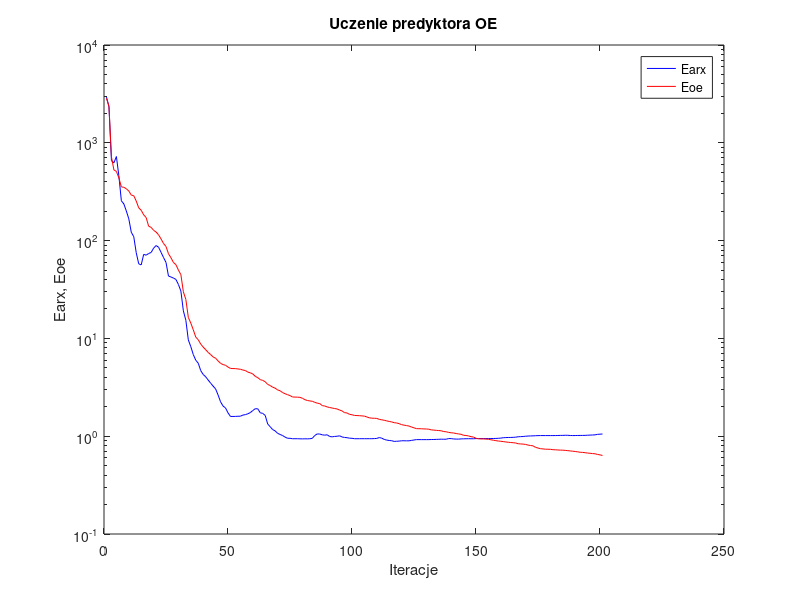
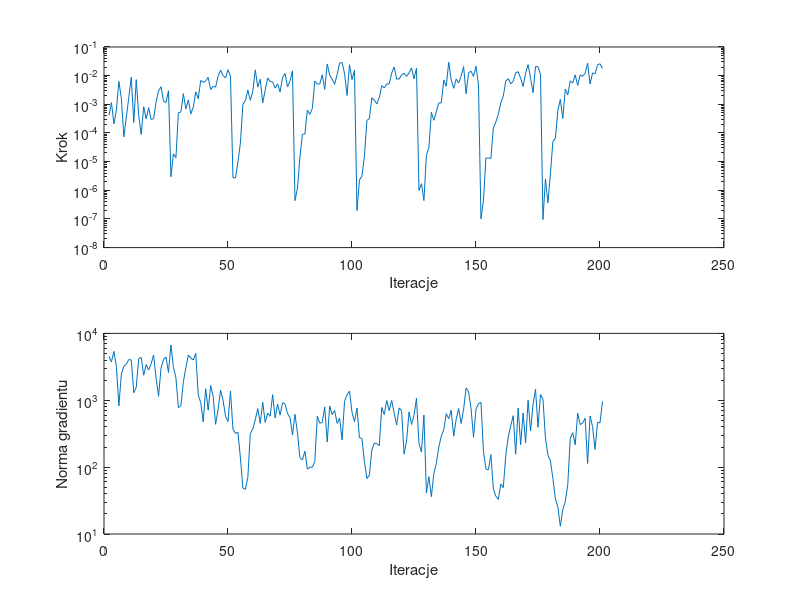

Here is the MATLAB script that generated these plots, in order:
%uczenie predyktora oe
clear all;
n=0; farx(n+1)=2.935894e+003; foe(n+1)=2.848410e+003; wspucz(n+1)=0.000000e+000; ng(n+1)=0.000000e+000;
%odnowa zmiennej metryki
n=1; farx(n+1)=2.331292e+003; foe(n+1)=2.371196e+003; krok(n+1)=4.129769e-004; ng(n+1)=4.522259e+003;
n=2; farx(n+1)=6.573383e+002; foe(n+1)=7.166913e+002; krok(n+1)=1.141051e-003; ng(n+1)=3.759823e+003;
n=3; farx(n+1)=6.251778e+002; foe(n+1)=5.272660e+002; krok(n+1)=2.093774e-004; ng(n+1)=5.382559e+003;
n=4; farx(n+1)=7.238072e+002; foe(n+1)=5.102339e+002; krok(n+1)=6.250570e-004; ng(n+1)=3.198368e+003;
n=5; farx(n+1)=4.580637e+002; foe(n+1)=4.370376e+002; krok(n+1)=6.288803e-003; ng(n+1)=8.252231e+002;
n=6; farx(n+1)=2.551436e+002; foe(n+1)=3.543352e+002; krok(n+1)=1.613862e-003; ng(n+1)=2.474411e+003;
n=7; farx(n+1)=2.372941e+002; foe(n+1)=3.509070e+002; krok(n+1)=7.271253e-005; ng(n+1)=3.213653e+003;
n=8; farx(n+1)=2.009756e+002; foe(n+1)=3.389896e+002; krok(n+1)=3.551278e-004; ng(n+1)=3.486593e+003;
n=9; farx(n+1)=1.669494e+002; foe(n+1)=3.213124e+002; krok(n+1)=1.742666e-003; ng(n+1)=4.068511e+003;
n=10; farx(n+1)=1.218605e+002; foe(n+1)=2.919361e+002; krok(n+1)=8.806488e-003; ng(n+1)=4.007120e+003;
n=11; farx(n+1)=1.095464e+002; foe(n+1)=2.878109e+002; krok(n+1)=2.338071e-004; ng(n+1)=1.296829e+003;
n=12; farx(n+1)=7.513310e+001; foe(n+1)=2.536647e+002; krok(n+1)=7.251821e-003; ng(n+1)=1.561700e+003;
n=13; farx(n+1)=5.789426e+001; foe(n+1)=2.162285e+002; krok(n+1)=3.933588e-004; ng(n+1)=4.204383e+003;
n=14; farx(n+1)=5.641527e+001; foe(n+1)=2.042065e+002; krok(n+1)=8.835935e-005; ng(n+1)=4.381161e+003;
n=15; farx(n+1)=7.236673e+001; foe(n+1)=1.833910e+002; krok(n+1)=8.229017e-004; ng(n+1)=2.364745e+003;
n=16; farx(n+1)=7.094718e+001; foe(n+1)=1.720303e+002; krok(n+1)=3.087231e-004; ng(n+1)=3.411827e+003;
n=17; farx(n+1)=7.381569e+001; foe(n+1)=1.403254e+002; krok(n+1)=7.648498e-004; ng(n+1)=2.835076e+003;
n=18; farx(n+1)=7.561398e+001; foe(n+1)=1.366820e+002; krok(n+1)=2.952315e-004; ng(n+1)=3.506357e+003;
n=19; farx(n+1)=8.367215e+001; foe(n+1)=1.273928e+002; krok(n+1)=3.147597e-004; ng(n+1)=4.769893e+003;
n=20; farx(n+1)=8.902980e+001; foe(n+1)=1.223769e+002; krok(n+1)=1.194415e-003; ng(n+1)=2.135644e+003;
n=21; farx(n+1)=8.562252e+001; foe(n+1)=1.145950e+002; krok(n+1)=2.957629e-003; ng(n+1)=1.147025e+003;
n=22; farx(n+1)=7.586220e+001; foe(n+1)=1.040154e+002; krok(n+1)=4.090464e-003; ng(n+1)=3.032079e+003;
n=23; farx(n+1)=6.717074e+001; foe(n+1)=9.347151e+001; krok(n+1)=1.291963e-003; ng(n+1)=4.079518e+003;
n=24; farx(n+1)=5.979843e+001; foe(n+1)=8.707583e+001; krok(n+1)=1.158294e-003; ng(n+1)=4.418624e+003;
n=25; farx(n+1)=4.338951e+001; foe(n+1)=7.333534e+001; krok(n+1)=2.972972e-003; ng(n+1)=2.605300e+003;
%odnowa zmiennej metryki
n=26; farx(n+1)=4.246062e+001; foe(n+1)=6.681611e+001; krok(n+1)=2.972982e-006; ng(n+1)=6.717976e+003;
n=27; farx(n+1)=4.140688e+001; foe(n+1)=5.977917e+001; krok(n+1)=1.873112e-005; ng(n+1)=3.104021e+003;
n=28; farx(n+1)=4.008286e+001; foe(n+1)=5.675371e+001; krok(n+1)=1.366869e-005; ng(n+1)=2.163119e+003;
n=29; farx(n+1)=3.563031e+001; foe(n+1)=4.995744e+001; krok(n+1)=5.120833e-004; ng(n+1)=7.751355e+002;
n=30; farx(n+1)=3.046311e+001; foe(n+1)=4.486217e+001; krok(n+1)=5.348854e-004; ng(n+1)=8.301122e+002;
n=31; farx(n+1)=1.912987e+001; foe(n+1)=2.991782e+001; krok(n+1)=2.351298e-003; ng(n+1)=1.891610e+003;
n=32; farx(n+1)=1.534182e+001; foe(n+1)=2.507163e+001; krok(n+1)=6.935224e-004; ng(n+1)=3.048092e+003;
n=33; farx(n+1)=9.657806e+000; foe(n+1)=1.640449e+001; krok(n+1)=1.427772e-003; ng(n+1)=4.733739e+003;
n=34; farx(n+1)=8.237548e+000; foe(n+1)=1.434832e+001; krok(n+1)=4.616173e-004; ng(n+1)=4.265820e+003;
n=35; farx(n+1)=6.838637e+000; foe(n+1)=1.224856e+001; krok(n+1)=7.893559e-004; ng(n+1)=4.007041e+003;
n=36; farx(n+1)=5.981907e+000; foe(n+1)=1.031462e+001; krok(n+1)=2.716773e-003; ng(n+1)=5.049446e+003;
n=37; farx(n+1)=5.579347e+000; foe(n+1)=9.691147e+000; krok(n+1)=1.570905e-003; ng(n+1)=1.196955e+003;
n=38; farx(n+1)=4.686801e+000; foe(n+1)=8.748078e+000; krok(n+1)=6.773640e-003; ng(n+1)=9.244691e+002;
n=39; farx(n+1)=4.276436e+000; foe(n+1)=8.151782e+000; krok(n+1)=5.829338e-003; ng(n+1)=4.764853e+002;
n=40; farx(n+1)=4.051424e+000; foe(n+1)=7.662811e+000; krok(n+1)=6.475792e-003; ng(n+1)=1.491468e+003;
n=41; farx(n+1)=3.753634e+000; foe(n+1)=7.188178e+000; krok(n+1)=8.751130e-003; ng(n+1)=7.114228e+002;
n=42; farx(n+1)=3.486086e+000; foe(n+1)=6.833274e+000; krok(n+1)=3.303309e-003; ng(n+1)=1.665914e+003;
n=43; farx(n+1)=3.252183e+000; foe(n+1)=6.468465e+000; krok(n+1)=4.201093e-003; ng(n+1)=1.151556e+003;
n=44; farx(n+1)=3.044140e+000; foe(n+1)=6.270078e+000; krok(n+1)=3.966104e-003; ng(n+1)=4.363288e+002;
n=45; farx(n+1)=2.638823e+000; foe(n+1)=5.886262e+000; krok(n+1)=9.630946e-003; ng(n+1)=7.243361e+002;
n=46; farx(n+1)=2.248149e+000; foe(n+1)=5.559539e+000; krok(n+1)=1.571994e-002; ng(n+1)=1.413627e+003;
n=47; farx(n+1)=2.035027e+000; foe(n+1)=5.398388e+000; krok(n+1)=1.007731e-002; ng(n+1)=1.001058e+003;
n=48; farx(n+1)=1.944996e+000; foe(n+1)=5.313783e+000; krok(n+1)=8.378898e-003; ng(n+1)=5.745360e+002;
n=49; farx(n+1)=1.733611e+000; foe(n+1)=5.091226e+000; krok(n+1)=1.611092e-002; ng(n+1)=4.833679e+002;
n=50; farx(n+1)=1.591589e+000; foe(n+1)=4.931419e+000; krok(n+1)=9.458902e-003; ng(n+1)=1.375704e+003;
%odnowa zmiennej metryki
n=51; farx(n+1)=1.592353e+000; foe(n+1)=4.917306e+000; krok(n+1)=2.759993e-006; ng(n+1)=3.689911e+002;
n=52; farx(n+1)=1.593858e+000; foe(n+1)=4.907423e+000; krok(n+1)=2.706602e-006; ng(n+1)=3.199219e+002;
n=53; farx(n+1)=1.600005e+000; foe(n+1)=4.871221e+000; krok(n+1)=9.671965e-006; ng(n+1)=3.318525e+002;
n=54; farx(n+1)=1.600978e+000; foe(n+1)=4.834896e+000; krok(n+1)=4.438276e-005; ng(n+1)=1.377197e+002;
n=55; farx(n+1)=1.644927e+000; foe(n+1)=4.747048e+000; krok(n+1)=9.915259e-004; ng(n+1)=4.871586e+001;
n=56; farx(n+1)=1.661775e+000; foe(n+1)=4.693426e+000; krok(n+1)=1.346381e-003; ng(n+1)=4.645666e+001;
n=57; farx(n+1)=1.696065e+000; foe(n+1)=4.521802e+000; krok(n+1)=3.141811e-003; ng(n+1)=7.041130e+001;
n=58; farx(n+1)=1.743029e+000; foe(n+1)=4.448052e+000; krok(n+1)=1.369522e-003; ng(n+1)=3.184884e+002;
n=59; farx(n+1)=1.830041e+000; foe(n+1)=4.330230e+000; krok(n+1)=2.818159e-003; ng(n+1)=3.718852e+002;
n=60; farx(n+1)=1.909733e+000; foe(n+1)=4.092552e+000; krok(n+1)=1.586441e-002; ng(n+1)=5.106316e+002;
n=61; farx(n+1)=1.907195e+000; foe(n+1)=3.968823e+000; krok(n+1)=3.966104e-003; ng(n+1)=7.509512e+002;
n=62; farx(n+1)=1.736582e+000; foe(n+1)=3.788024e+000; krok(n+1)=7.481826e-003; ng(n+1)=4.516266e+002;
n=63; farx(n+1)=1.710701e+000; foe(n+1)=3.722748e+000; krok(n+1)=1.127391e-003; ng(n+1)=9.367179e+002;
n=64; farx(n+1)=1.632822e+000; foe(n+1)=3.602275e+000; krok(n+1)=3.108393e-003; ng(n+1)=4.653688e+002;
n=65; farx(n+1)=1.334035e+000; foe(n+1)=3.387131e+000; krok(n+1)=8.350786e-003; ng(n+1)=6.433587e+002;
n=66; farx(n+1)=1.251018e+000; foe(n+1)=3.299122e+000; krok(n+1)=6.193383e-003; ng(n+1)=5.782476e+002;
n=67; farx(n+1)=1.169171e+000; foe(n+1)=3.171040e+000; krok(n+1)=6.065270e-003; ng(n+1)=1.212716e+003;
n=68; farx(n+1)=1.133403e+000; foe(n+1)=3.102357e+000; krok(n+1)=3.660956e-003; ng(n+1)=5.447317e+002;
n=69; farx(n+1)=1.070715e+000; foe(n+1)=2.973198e+000; krok(n+1)=5.167850e-003; ng(n+1)=8.785026e+002;
n=70; farx(n+1)=1.042211e+000; foe(n+1)=2.914143e+000; krok(n+1)=2.700359e-003; ng(n+1)=5.989230e+002;
n=71; farx(n+1)=1.016001e+000; foe(n+1)=2.795983e+000; krok(n+1)=8.580693e-003; ng(n+1)=9.207057e+002;
n=72; farx(n+1)=9.794785e-001; foe(n+1)=2.719691e+000; krok(n+1)=1.189399e-002; ng(n+1)=8.783031e+002;
n=73; farx(n+1)=9.527981e-001; foe(n+1)=2.658224e+000; krok(n+1)=4.096666e-003; ng(n+1)=6.346021e+002;
n=74; farx(n+1)=9.522153e-001; foe(n+1)=2.602976e+000; krok(n+1)=6.525058e-003; ng(n+1)=5.516618e+002;
n=75; farx(n+1)=9.422212e-001; foe(n+1)=2.518989e+000; krok(n+1)=1.479856e-002; ng(n+1)=3.011679e+002;
%odnowa zmiennej metryki
n=76; farx(n+1)=9.424050e-001; foe(n+1)=2.512088e+000; krok(n+1)=4.366521e-007; ng(n+1)=6.176625e+002;
n=77; farx(n+1)=9.426813e-001; foe(n+1)=2.507280e+000; krok(n+1)=1.169948e-006; ng(n+1)=3.277559e+002;
n=78; farx(n+1)=9.402831e-001; foe(n+1)=2.496607e+000; krok(n+1)=1.416371e-005; ng(n+1)=1.386069e+002;
n=79; farx(n+1)=9.388598e-001; foe(n+1)=2.442132e+000; krok(n+1)=9.012338e-005; ng(n+1)=1.278849e+002;
n=80; farx(n+1)=9.409245e-001; foe(n+1)=2.363855e+000; krok(n+1)=9.107492e-005; ng(n+1)=1.731259e+002;
n=81; farx(n+1)=9.391736e-001; foe(n+1)=2.318259e+000; krok(n+1)=6.328553e-004; ng(n+1)=9.317417e+001;
n=82; farx(n+1)=9.420445e-001; foe(n+1)=2.293873e+000; krok(n+1)=4.449379e-004; ng(n+1)=9.981039e+001;
n=83; farx(n+1)=9.513455e-001; foe(n+1)=2.275638e+000; krok(n+1)=7.138862e-004; ng(n+1)=9.953579e+001;
n=84; farx(n+1)=1.017852e+000; foe(n+1)=2.218179e+000; krok(n+1)=6.544675e-003; ng(n+1)=1.213229e+002;
n=85; farx(n+1)=1.055259e+000; foe(n+1)=2.177348e+000; krok(n+1)=5.060913e-003; ng(n+1)=5.781285e+002;
n=86; farx(n+1)=1.052433e+000; foe(n+1)=2.154680e+000; krok(n+1)=5.119766e-003; ng(n+1)=4.538931e+002;
n=87; farx(n+1)=1.033333e+000; foe(n+1)=2.054063e+000; krok(n+1)=1.078150e-002; ng(n+1)=4.668227e+002;
n=88; farx(n+1)=1.024684e+000; foe(n+1)=2.036728e+000; krok(n+1)=3.334617e-003; ng(n+1)=7.940637e+002;
n=89; farx(n+1)=1.034051e+000; foe(n+1)=1.991971e+000; krok(n+1)=2.560682e-002; ng(n+1)=2.374220e+002;
n=90; farx(n+1)=9.930356e-001; foe(n+1)=1.963818e+000; krok(n+1)=1.041670e-002; ng(n+1)=8.226809e+002;
n=91; farx(n+1)=9.852656e-001; foe(n+1)=1.941864e+000; krok(n+1)=7.530795e-003; ng(n+1)=6.101811e+002;
n=92; farx(n+1)=9.945948e-001; foe(n+1)=1.917532e+000; krok(n+1)=5.000456e-003; ng(n+1)=7.036475e+002;
n=93; farx(n+1)=9.989520e-001; foe(n+1)=1.899447e+000; krok(n+1)=1.097075e-002; ng(n+1)=4.506851e+002;
n=94; farx(n+1)=1.009479e+000; foe(n+1)=1.850252e+000; krok(n+1)=2.741623e-002; ng(n+1)=5.403441e+002;
n=95; farx(n+1)=9.821682e-001; foe(n+1)=1.813150e+000; krok(n+1)=2.876644e-002; ng(n+1)=2.555382e+002;
n=96; farx(n+1)=9.711646e-001; foe(n+1)=1.740030e+000; krok(n+1)=1.181377e-002; ng(n+1)=9.602038e+002;
n=97; farx(n+1)=9.654876e-001; foe(n+1)=1.729416e+000; krok(n+1)=2.041615e-003; ng(n+1)=1.210242e+003;
n=98; farx(n+1)=9.543678e-001; foe(n+1)=1.672920e+000; krok(n+1)=2.392681e-002; ng(n+1)=1.368112e+003;
n=99; farx(n+1)=9.520081e-001; foe(n+1)=1.656475e+000; krok(n+1)=7.251821e-003; ng(n+1)=6.575348e+002;
n=100; farx(n+1)=9.425599e-001; foe(n+1)=1.630375e+000; krok(n+1)=1.571994e-002; ng(n+1)=4.780693e+002;
%odnowa zmiennej metryki
n=101; farx(n+1)=9.425016e-001; foe(n+1)=1.625724e+000; krok(n+1)=1.952045e-007; ng(n+1)=7.653582e+002;
n=102; farx(n+1)=9.425659e-001; foe(n+1)=1.621044e+000; krok(n+1)=2.279840e-006; ng(n+1)=2.743179e+002;
n=103; farx(n+1)=9.430564e-001; foe(n+1)=1.612978e+000; krok(n+1)=3.113275e-006; ng(n+1)=2.684822e+002;
n=104; farx(n+1)=9.428723e-001; foe(n+1)=1.604550e+000; krok(n+1)=1.523649e-005; ng(n+1)=1.213534e+002;
n=105; farx(n+1)=9.427231e-001; foe(n+1)=1.571992e+000; krok(n+1)=2.734728e-004; ng(n+1)=6.761626e+001;
n=106; farx(n+1)=9.431377e-001; foe(n+1)=1.541448e+000; krok(n+1)=3.164277e-004; ng(n+1)=7.573468e+001;
n=107; farx(n+1)=9.431377e-001; foe(n+1)=1.528347e+000; krok(n+1)=1.686590e-003; ng(n+1)=1.799002e+002;
n=108; farx(n+1)=9.451725e-001; foe(n+1)=1.525844e+000; krok(n+1)=1.387045e-003; ng(n+1)=2.291936e+002;
n=109; farx(n+1)=9.494230e-001; foe(n+1)=1.520720e+000; krok(n+1)=1.037511e-003; ng(n+1)=2.245995e+002;
n=110; farx(n+1)=9.687069e-001; foe(n+1)=1.486549e+000; krok(n+1)=1.704574e-003; ng(n+1)=2.094450e+002;
n=111; farx(n+1)=9.547571e-001; foe(n+1)=1.470481e+000; krok(n+1)=4.478448e-003; ng(n+1)=7.795511e+002;
n=112; farx(n+1)=9.273725e-001; foe(n+1)=1.455112e+000; krok(n+1)=3.709130e-003; ng(n+1)=6.113325e+002;
n=113; farx(n+1)=9.123657e-001; foe(n+1)=1.434107e+000; krok(n+1)=5.172508e-003; ng(n+1)=9.908281e+002;
n=114; farx(n+1)=9.042989e-001; foe(n+1)=1.415090e+000; krok(n+1)=5.095665e-003; ng(n+1)=6.997422e+002;
n=115; farx(n+1)=8.992779e-001; foe(n+1)=1.399375e+000; krok(n+1)=1.226153e-002; ng(n+1)=9.957592e+002;
n=116; farx(n+1)=8.847312e-001; foe(n+1)=1.374804e+000; krok(n+1)=2.000182e-002; ng(n+1)=6.433209e+002;
n=117; farx(n+1)=8.881741e-001; foe(n+1)=1.365795e+000; krok(n+1)=7.585473e-003; ng(n+1)=4.270764e+002;
n=118; farx(n+1)=8.907832e-001; foe(n+1)=1.344034e+000; krok(n+1)=7.602094e-003; ng(n+1)=7.676772e+002;
n=119; farx(n+1)=8.981610e-001; foe(n+1)=1.312907e+000; krok(n+1)=1.073668e-002; ng(n+1)=6.969350e+002;
n=120; farx(n+1)=8.983444e-001; foe(n+1)=1.297309e+000; krok(n+1)=1.216238e-002; ng(n+1)=1.565687e+002;
n=121; farx(n+1)=8.967401e-001; foe(n+1)=1.283665e+000; krok(n+1)=9.416683e-003; ng(n+1)=2.450089e+002;
n=122; farx(n+1)=8.969413e-001; foe(n+1)=1.270458e+000; krok(n+1)=1.251065e-002; ng(n+1)=6.694548e+002;
n=123; farx(n+1)=9.059994e-001; foe(n+1)=1.241073e+000; krok(n+1)=1.865271e-002; ng(n+1)=4.342767e+002;
n=124; farx(n+1)=9.151233e-001; foe(n+1)=1.218105e+000; krok(n+1)=7.761346e-003; ng(n+1)=5.925493e+002;
n=125; farx(n+1)=9.228587e-001; foe(n+1)=1.194843e+000; krok(n+1)=1.806042e-002; ng(n+1)=1.073273e+003;
%odnowa zmiennej metryki
n=126; farx(n+1)=9.227679e-001; foe(n+1)=1.193487e+000; krok(n+1)=9.922927e-007; ng(n+1)=2.257997e+002;
n=127; farx(n+1)=9.226831e-001; foe(n+1)=1.191576e+000; krok(n+1)=1.695170e-006; ng(n+1)=1.681738e+002;
n=128; farx(n+1)=9.224992e-001; foe(n+1)=1.186370e+000; krok(n+1)=4.373285e-007; ng(n+1)=6.009235e+002;
n=129; farx(n+1)=9.226101e-001; foe(n+1)=1.185486e+000; krok(n+1)=1.645830e-005; ng(n+1)=4.096088e+001;
n=130; farx(n+1)=9.228716e-001; foe(n+1)=1.179114e+000; krok(n+1)=3.176034e-005; ng(n+1)=7.223709e+001;
n=131; farx(n+1)=9.250824e-001; foe(n+1)=1.159944e+000; krok(n+1)=5.252174e-004; ng(n+1)=3.627661e+001;
n=132; farx(n+1)=9.258629e-001; foe(n+1)=1.154861e+000; krok(n+1)=2.773554e-004; ng(n+1)=8.008966e+001;
n=133; farx(n+1)=9.278225e-001; foe(n+1)=1.146984e+000; krok(n+1)=5.510555e-004; ng(n+1)=1.138319e+002;
n=134; farx(n+1)=9.299312e-001; foe(n+1)=1.142494e+000; krok(n+1)=1.120856e-003; ng(n+1)=1.996055e+002;
n=135; farx(n+1)=9.323543e-001; foe(n+1)=1.135048e+000; krok(n+1)=1.116161e-003; ng(n+1)=2.907134e+002;
n=136; farx(n+1)=9.308540e-001; foe(n+1)=1.116023e+000; krok(n+1)=6.970444e-003; ng(n+1)=3.611839e+002;
n=137; farx(n+1)=9.318034e-001; foe(n+1)=1.109591e+000; krok(n+1)=4.267031e-003; ng(n+1)=6.309157e+002;
n=138; farx(n+1)=9.464900e-001; foe(n+1)=1.093594e+000; krok(n+1)=2.936823e-002; ng(n+1)=5.309029e+002;
n=139; farx(n+1)=9.447054e-001; foe(n+1)=1.084007e+000; krok(n+1)=7.242402e-003; ng(n+1)=7.077607e+002;
n=140; farx(n+1)=9.372427e-001; foe(n+1)=1.078295e+000; krok(n+1)=3.625910e-003; ng(n+1)=2.900225e+002;
n=141; farx(n+1)=9.343842e-001; foe(n+1)=1.064546e+000; krok(n+1)=7.585473e-003; ng(n+1)=5.184079e+002;
n=142; farx(n+1)=9.336830e-001; foe(n+1)=1.055067e+000; krok(n+1)=5.548179e-003; ng(n+1)=7.511054e+002;
n=143; farx(n+1)=9.383036e-001; foe(n+1)=1.045858e+000; krok(n+1)=9.602589e-003; ng(n+1)=4.490646e+002;
n=144; farx(n+1)=9.406294e-001; foe(n+1)=1.021017e+000; krok(n+1)=2.079162e-002; ng(n+1)=7.335959e+002;
n=145; farx(n+1)=9.418734e-001; foe(n+1)=1.017553e+000; krok(n+1)=2.324948e-003; ng(n+1)=1.529898e+003;
n=146; farx(n+1)=9.426230e-001; foe(n+1)=1.006202e+000; krok(n+1)=1.263902e-002; ng(n+1)=1.336373e+003;
n=147; farx(n+1)=9.419532e-001; foe(n+1)=9.890708e-001; krok(n+1)=1.423591e-002; ng(n+1)=7.583452e+002;
n=148; farx(n+1)=9.418004e-001; foe(n+1)=9.795415e-001; krok(n+1)=9.385969e-003; ng(n+1)=2.806014e+002;
n=149; farx(n+1)=9.453370e-001; foe(n+1)=9.516221e-001; krok(n+1)=2.152696e-002; ng(n+1)=7.348172e+002;
n=150; farx(n+1)=9.456815e-001; foe(n+1)=9.416827e-001; krok(n+1)=4.597934e-003; ng(n+1)=8.859749e+002;
%odnowa zmiennej metryki
n=151; farx(n+1)=9.456672e-001; foe(n+1)=9.385247e-001; krok(n+1)=1.008327e-007; ng(n+1)=9.313620e+002;
n=152; farx(n+1)=9.456584e-001; foe(n+1)=9.380198e-001; krok(n+1)=4.378634e-007; ng(n+1)=1.711804e+002;
n=153; farx(n+1)=9.457367e-001; foe(n+1)=9.346065e-001; krok(n+1)=1.344623e-005; ng(n+1)=9.378545e+001;
n=154; farx(n+1)=9.459940e-001; foe(n+1)=9.307752e-001; krok(n+1)=1.322977e-005; ng(n+1)=9.094751e+001;
n=155; farx(n+1)=9.461402e-001; foe(n+1)=9.194620e-001; krok(n+1)=1.302585e-005; ng(n+1)=1.539242e+002;
n=156; farx(n+1)=9.471399e-001; foe(n+1)=9.101643e-001; krok(n+1)=1.492510e-004; ng(n+1)=4.717936e+001;
n=157; farx(n+1)=9.489606e-001; foe(n+1)=9.007981e-001; krok(n+1)=2.424272e-004; ng(n+1)=3.683433e+001;
n=158; farx(n+1)=9.516866e-001; foe(n+1)=8.928283e-001; krok(n+1)=4.478118e-004; ng(n+1)=3.304798e+001;
n=159; farx(n+1)=9.564489e-001; foe(n+1)=8.871324e-001; krok(n+1)=1.135356e-003; ng(n+1)=5.602865e+001;
n=160; farx(n+1)=9.649546e-001; foe(n+1)=8.810531e-001; krok(n+1)=1.925220e-003; ng(n+1)=4.938328e+001;
n=161; farx(n+1)=9.684099e-001; foe(n+1)=8.734117e-001; krok(n+1)=6.446985e-003; ng(n+1)=1.487148e+002;
n=162; farx(n+1)=9.705269e-001; foe(n+1)=8.669889e-001; krok(n+1)=7.809264e-003; ng(n+1)=2.834605e+002;
n=163; farx(n+1)=9.711327e-001; foe(n+1)=8.619349e-001; krok(n+1)=5.167850e-003; ng(n+1)=4.157909e+002;
n=164; farx(n+1)=9.736420e-001; foe(n+1)=8.578541e-001; krok(n+1)=6.391423e-003; ng(n+1)=5.878520e+002;
n=165; farx(n+1)=9.775198e-001; foe(n+1)=8.521168e-001; krok(n+1)=1.263902e-002; ng(n+1)=1.561761e+002;
n=166; farx(n+1)=9.869550e-001; foe(n+1)=8.375134e-001; krok(n+1)=1.375044e-002; ng(n+1)=7.665743e+002;
n=167; farx(n+1)=9.899446e-001; foe(n+1)=8.335576e-001; krok(n+1)=8.166461e-003; ng(n+1)=2.160843e+002;
n=168; farx(n+1)=9.931456e-001; foe(n+1)=8.306070e-001; krok(n+1)=4.173411e-003; ng(n+1)=6.455965e+002;
n=169; farx(n+1)=9.996070e-001; foe(n+1)=8.234143e-001; krok(n+1)=1.238474e-002; ng(n+1)=2.293382e+002;
n=170; farx(n+1)=1.003659e+000; foe(n+1)=8.114462e-001; krok(n+1)=2.428721e-002; ng(n+1)=1.000144e+003;
n=171; farx(n+1)=1.006604e+000; foe(n+1)=8.032202e-001; krok(n+1)=8.161186e-003; ng(n+1)=3.476178e+002;
n=172; farx(n+1)=1.007902e+000; foe(n+1)=7.971361e-001; krok(n+1)=2.511123e-003; ng(n+1)=8.761258e+002;
n=173; farx(n+1)=1.011714e+000; foe(n+1)=7.692010e-001; krok(n+1)=2.097129e-002; ng(n+1)=1.458383e+003;
n=174; farx(n+1)=1.013746e+000; foe(n+1)=7.567210e-001; krok(n+1)=2.025137e-002; ng(n+1)=3.934837e+002;
n=175; farx(n+1)=1.015052e+000; foe(n+1)=7.457331e-001; krok(n+1)=1.127471e-002; ng(n+1)=1.217719e+003;
%odnowa zmiennej metryki
n=176; farx(n+1)=1.015029e+000; foe(n+1)=7.413360e-001; krok(n+1)=9.510841e-008; ng(n+1)=1.039787e+003;
n=177; farx(n+1)=1.014865e+000; foe(n+1)=7.362360e-001; krok(n+1)=2.460280e-006; ng(n+1)=2.714690e+002;
n=178; farx(n+1)=1.014868e+000; foe(n+1)=7.359432e-001; krok(n+1)=3.624301e-007; ng(n+1)=1.522383e+002;
n=179; farx(n+1)=1.014891e+000; foe(n+1)=7.343907e-001; krok(n+1)=3.743093e-006; ng(n+1)=1.238682e+002;
n=180; farx(n+1)=1.014969e+000; foe(n+1)=7.279515e-001; krok(n+1)=5.039187e-005; ng(n+1)=6.790261e+001;
n=181; farx(n+1)=1.015284e+000; foe(n+1)=7.261055e-001; krok(n+1)=6.446963e-005; ng(n+1)=3.368139e+001;
n=182; farx(n+1)=1.016653e+000; foe(n+1)=7.229706e-001; krok(n+1)=6.078605e-004; ng(n+1)=2.542124e+001;
n=183; farx(n+1)=1.018877e+000; foe(n+1)=7.204742e-001; krok(n+1)=1.491801e-003; ng(n+1)=1.305384e+001;
n=184; farx(n+1)=1.019497e+000; foe(n+1)=7.197758e-001; krok(n+1)=3.163070e-004; ng(n+1)=2.339755e+001;
n=185; farx(n+1)=1.022086e+000; foe(n+1)=7.159670e-001; krok(n+1)=3.426502e-003; ng(n+1)=3.038802e+001;
n=186; farx(n+1)=1.021703e+000; foe(n+1)=7.116461e-001; krok(n+1)=2.104259e-003; ng(n+1)=5.467029e+001;
n=187; farx(n+1)=1.016677e+000; foe(n+1)=7.070527e-001; krok(n+1)=6.572826e-003; ng(n+1)=2.699357e+002;
n=188; farx(n+1)=1.015266e+000; foe(n+1)=7.024518e-001; krok(n+1)=5.548179e-003; ng(n+1)=3.269773e+002;
n=189; farx(n+1)=1.015881e+000; foe(n+1)=6.975709e-001; krok(n+1)=1.064021e-002; ng(n+1)=2.149285e+002;
n=190; farx(n+1)=1.017315e+000; foe(n+1)=6.920678e-001; krok(n+1)=4.563662e-003; ng(n+1)=6.406524e+002;
n=191; farx(n+1)=1.018026e+000; foe(n+1)=6.851255e-001; krok(n+1)=1.064021e-002; ng(n+1)=4.325469e+002;
n=192; farx(n+1)=1.018671e+000; foe(n+1)=6.830622e-001; krok(n+1)=9.486201e-003; ng(n+1)=4.578364e+002;
n=193; farx(n+1)=1.019695e+000; foe(n+1)=6.781731e-001; krok(n+1)=1.210728e-002; ng(n+1)=5.361970e+002;
n=194; farx(n+1)=1.023537e+000; foe(n+1)=6.727341e-001; krok(n+1)=2.709456e-002; ng(n+1)=1.135140e+002;
n=195; farx(n+1)=1.026345e+000; foe(n+1)=6.688077e-001; krok(n+1)=5.062842e-003; ng(n+1)=5.823609e+002;
n=196; farx(n+1)=1.028831e+000; foe(n+1)=6.643201e-001; krok(n+1)=1.248857e-002; ng(n+1)=4.042415e+002;
n=197; farx(n+1)=1.032368e+000; foe(n+1)=6.613607e-001; krok(n+1)=1.142218e-002; ng(n+1)=1.840045e+002;
n=198; farx(n+1)=1.044682e+000; foe(n+1)=6.509556e-001; krok(n+1)=2.392889e-002; ng(n+1)=4.658165e+002;
n=199; farx(n+1)=1.048628e+000; foe(n+1)=6.443079e-001; krok(n+1)=2.598758e-002; ng(n+1)=4.593054e+002;
n=200; farx(n+1)=1.053677e+000; foe(n+1)=6.353548e-001; krok(n+1)=1.785641e-002; ng(n+1)=9.670211e+002;

figure; semilogy(farx,'b'); hold on; semilogy(foe,'r'); xlabel('Iteracje'); ylabel('Earx, Eoe'); legend('Earx','Eoe'); title('Uczenie predyktora OE');
figure; subplot(2,1,1); semilogy(krok); xlabel('Iteracje'); ylabel('Krok');
subplot(2,1,2); semilogy(ng); xlabel('Iteracje'); ylabel('Norma gradientu');
Earx=farx(n+1)
Eoe=foe(n+1)
